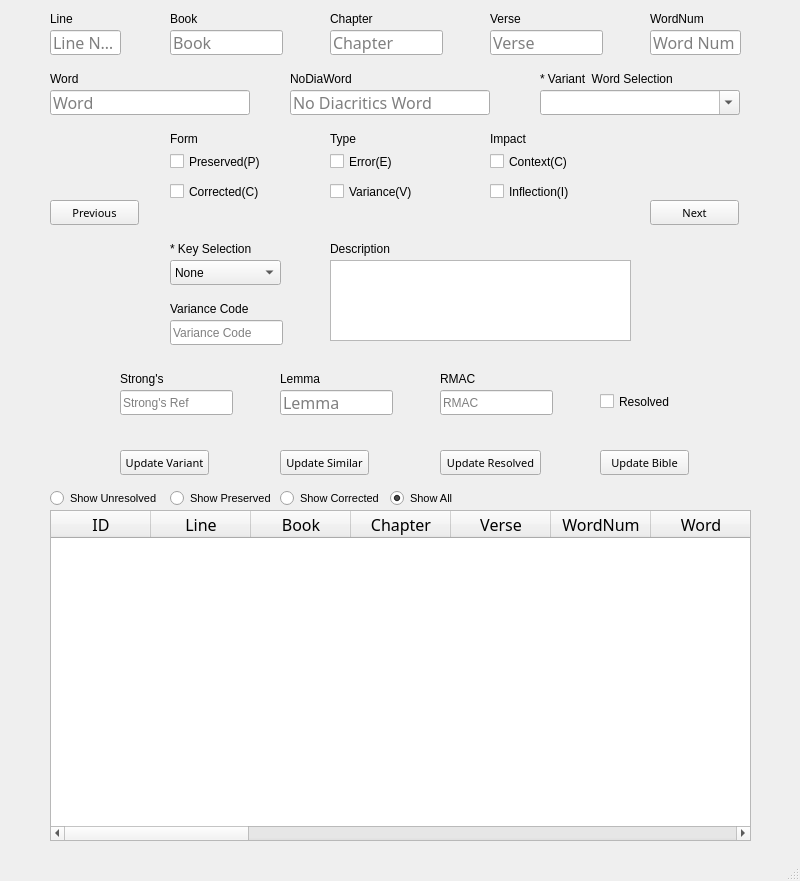
<?xml version="1.0" encoding="UTF-8"?>
<ui version="4.0">
 <class>MainWindow</class>
 <widget class="QMainWindow" name="MainWindow">
  <property name="geometry">
   <rect>
    <x>0</x>
    <y>0</y>
    <width>800</width>
    <height>881</height>
   </rect>
  </property>
  <property name="windowTitle">
   <string>Variant Resolution</string>
  </property>
  <widget class="QWidget" name="centralwidget">
   <widget class="QCheckBox" name="PreservedCkBox">
    <property name="geometry">
     <rect>
      <x>170</x>
      <y>150</y>
      <width>111</width>
      <height>23</height>
     </rect>
    </property>
    <property name="text">
     <string>Preserved(P)</string>
    </property>
   </widget>
   <widget class="QCheckBox" name="CorrectedCkBox">
    <property name="geometry">
     <rect>
      <x>170</x>
      <y>180</y>
      <width>111</width>
      <height>23</height>
     </rect>
    </property>
    <property name="text">
     <string>Corrected(C)</string>
    </property>
   </widget>
   <widget class="QLabel" name="FormLabel">
    <property name="geometry">
     <rect>
      <x>170</x>
      <y>130</y>
      <width>67</width>
      <height>17</height>
     </rect>
    </property>
    <property name="text">
     <string>Form</string>
    </property>
   </widget>
   <widget class="QLabel" name="TypeLabel">
    <property name="geometry">
     <rect>
      <x>330</x>
      <y>130</y>
      <width>67</width>
      <height>17</height>
     </rect>
    </property>
    <property name="text">
     <string>Type</string>
    </property>
   </widget>
   <widget class="QCheckBox" name="ErrorCkBox">
    <property name="geometry">
     <rect>
      <x>330</x>
      <y>150</y>
      <width>92</width>
      <height>23</height>
     </rect>
    </property>
    <property name="text">
     <string>Error(E)</string>
    </property>
   </widget>
   <widget class="QCheckBox" name="VarianceCkBox">
    <property name="geometry">
     <rect>
      <x>330</x>
      <y>180</y>
      <width>101</width>
      <height>23</height>
     </rect>
    </property>
    <property name="text">
     <string>Variance(V)</string>
    </property>
   </widget>
   <widget class="QLabel" name="ImpactLabel">
    <property name="geometry">
     <rect>
      <x>490</x>
      <y>130</y>
      <width>67</width>
      <height>17</height>
     </rect>
    </property>
    <property name="text">
     <string>Impact</string>
    </property>
   </widget>
   <widget class="QCheckBox" name="ContextCkBox">
    <property name="geometry">
     <rect>
      <x>490</x>
      <y>150</y>
      <width>92</width>
      <height>23</height>
     </rect>
    </property>
    <property name="text">
     <string>Context(C)</string>
    </property>
   </widget>
   <widget class="QCheckBox" name="InflectionCkBox">
    <property name="geometry">
     <rect>
      <x>490</x>
      <y>180</y>
      <width>101</width>
      <height>23</height>
     </rect>
    </property>
    <property name="text">
     <string>Inflection(I)</string>
    </property>
   </widget>
   <widget class="QLabel" name="ErrorCodeLabel">
    <property name="geometry">
     <rect>
      <x>170</x>
      <y>240</y>
      <width>111</width>
      <height>17</height>
     </rect>
    </property>
    <property name="text">
     <string>* Key Selection</string>
    </property>
   </widget>
   <widget class="QComboBox" name="ErrorCodeCombo">
    <property name="geometry">
     <rect>
      <x>170</x>
      <y>260</y>
      <width>111</width>
      <height>25</height>
     </rect>
    </property>
    <item>
     <property name="text">
      <string>None</string>
     </property>
    </item>
    <item>
     <property name="text">
      <string>Addition-A</string>
     </property>
    </item>
    <item>
     <property name="text">
      <string>Diacritic-D</string>
     </property>
    </item>
    <item>
     <property name="text">
      <string>RMAC-M</string>
     </property>
    </item>
    <item>
     <property name="text">
      <string>Omission-O</string>
     </property>
    </item>
    <item>
     <property name="text">
      <string>Punctuation-P</string>
     </property>
    </item>
    <item>
     <property name="text">
      <string>Strong's-S</string>
     </property>
    </item>
    <item>
     <property name="text">
      <string>Spelling-X</string>
     </property>
    </item>
    <item>
     <property name="text">
      <string>Spacing-Y</string>
     </property>
    </item>
    <item>
     <property name="text">
      <string>Printing-Z</string>
     </property>
    </item>
    <item>
     <property name="text">
      <string>Translation-T</string>
     </property>
    </item>
   </widget>
   <widget class="QTextEdit" name="DescriptionTextEdit">
    <property name="geometry">
     <rect>
      <x>330</x>
      <y>260</y>
      <width>301</width>
      <height>81</height>
     </rect>
    </property>
    <property name="font">
     <font>
      <family>FROMVS</family>
      <pointsize>12</pointsize>
     </font>
    </property>
    <property name="placeholderText">
     <string/>
    </property>
   </widget>
   <widget class="QLabel" name="StrongsLabel">
    <property name="geometry">
     <rect>
      <x>120</x>
      <y>370</y>
      <width>67</width>
      <height>17</height>
     </rect>
    </property>
    <property name="text">
     <string>Strong's</string>
    </property>
   </widget>
   <widget class="QLabel" name="LemmaLabel">
    <property name="geometry">
     <rect>
      <x>280</x>
      <y>370</y>
      <width>67</width>
      <height>17</height>
     </rect>
    </property>
    <property name="text">
     <string>Lemma</string>
    </property>
   </widget>
   <widget class="QLabel" name="RMACLabel">
    <property name="geometry">
     <rect>
      <x>440</x>
      <y>370</y>
      <width>67</width>
      <height>17</height>
     </rect>
    </property>
    <property name="text">
     <string>RMAC</string>
    </property>
   </widget>
   <widget class="QLabel" name="VarianceCodeLabel">
    <property name="geometry">
     <rect>
      <x>170</x>
      <y>300</y>
      <width>101</width>
      <height>17</height>
     </rect>
    </property>
    <property name="text">
     <string>Variance Code</string>
    </property>
   </widget>
   <widget class="QLabel" name="DescriptionLabel">
    <property name="geometry">
     <rect>
      <x>330</x>
      <y>240</y>
      <width>81</width>
      <height>17</height>
     </rect>
    </property>
    <property name="text">
     <string>Description</string>
    </property>
   </widget>
   <widget class="QLineEdit" name="VarianceCodeLE">
    <property name="geometry">
     <rect>
      <x>170</x>
      <y>320</y>
      <width>113</width>
      <height>25</height>
     </rect>
    </property>
    <property name="readOnly">
     <bool>true</bool>
    </property>
    <property name="placeholderText">
     <string>Variance Code</string>
    </property>
   </widget>
   <widget class="QLabel" name="VarWordSelLabel">
    <property name="geometry">
     <rect>
      <x>540</x>
      <y>70</y>
      <width>181</width>
      <height>17</height>
     </rect>
    </property>
    <property name="text">
     <string>* Variant  Word Selection</string>
    </property>
   </widget>
   <widget class="QComboBox" name="VarWordSelCombo">
    <property name="geometry">
     <rect>
      <x>540</x>
      <y>90</y>
      <width>200</width>
      <height>25</height>
     </rect>
    </property>
    <property name="font">
     <font>
      <family>FROMVS</family>
      <pointsize>12</pointsize>
     </font>
    </property>
    <property name="editable">
     <bool>true</bool>
    </property>
    <property name="currentText">
     <string/>
    </property>
    <property name="insertPolicy">
     <enum>QComboBox::InsertAtBottom</enum>
    </property>
    <property name="modelColumn">
     <number>0</number>
    </property>
   </widget>
   <widget class="QLineEdit" name="StrongsLE">
    <property name="geometry">
     <rect>
      <x>120</x>
      <y>390</y>
      <width>113</width>
      <height>25</height>
     </rect>
    </property>
    <property name="text">
     <string/>
    </property>
    <property name="readOnly">
     <bool>false</bool>
    </property>
    <property name="placeholderText">
     <string>Strong's Ref</string>
    </property>
   </widget>
   <widget class="QLineEdit" name="LemmaLE">
    <property name="geometry">
     <rect>
      <x>280</x>
      <y>390</y>
      <width>113</width>
      <height>25</height>
     </rect>
    </property>
    <property name="font">
     <font>
      <family>FROMVS</family>
      <pointsize>12</pointsize>
     </font>
    </property>
    <property name="readOnly">
     <bool>false</bool>
    </property>
    <property name="placeholderText">
     <string>Lemma</string>
    </property>
   </widget>
   <widget class="QLineEdit" name="RMACLE">
    <property name="geometry">
     <rect>
      <x>440</x>
      <y>390</y>
      <width>113</width>
      <height>25</height>
     </rect>
    </property>
    <property name="readOnly">
     <bool>false</bool>
    </property>
    <property name="placeholderText">
     <string>RMAC</string>
    </property>
   </widget>
   <widget class="QLineEdit" name="WordLE">
    <property name="geometry">
     <rect>
      <x>50</x>
      <y>90</y>
      <width>200</width>
      <height>25</height>
     </rect>
    </property>
    <property name="font">
     <font>
      <family>FROMVS</family>
      <pointsize>12</pointsize>
     </font>
    </property>
    <property name="readOnly">
     <bool>true</bool>
    </property>
    <property name="placeholderText">
     <string>Word</string>
    </property>
   </widget>
   <widget class="QLineEdit" name="NoDiaWordLE">
    <property name="geometry">
     <rect>
      <x>290</x>
      <y>90</y>
      <width>200</width>
      <height>25</height>
     </rect>
    </property>
    <property name="font">
     <font>
      <family>FROMVS</family>
      <pointsize>12</pointsize>
     </font>
    </property>
    <property name="readOnly">
     <bool>true</bool>
    </property>
    <property name="placeholderText">
     <string>No Diacritics Word</string>
    </property>
   </widget>
   <widget class="QLabel" name="WordLabel">
    <property name="geometry">
     <rect>
      <x>50</x>
      <y>70</y>
      <width>67</width>
      <height>17</height>
     </rect>
    </property>
    <property name="text">
     <string>Word</string>
    </property>
   </widget>
   <widget class="QLabel" name="NoDiaWordLabel">
    <property name="geometry">
     <rect>
      <x>290</x>
      <y>70</y>
      <width>81</width>
      <height>17</height>
     </rect>
    </property>
    <property name="text">
     <string>NoDiaWord</string>
    </property>
   </widget>
   <widget class="QPushButton" name="UpdateButton">
    <property name="geometry">
     <rect>
      <x>120</x>
      <y>450</y>
      <width>89</width>
      <height>25</height>
     </rect>
    </property>
    <property name="font">
     <font>
      <family>FROMVS</family>
      <pointsize>8</pointsize>
     </font>
    </property>
    <property name="text">
     <string>Update Variant</string>
    </property>
    <property name="icon">
     <iconset theme="up">
      <normaloff>../../../../../../../../../../../.designer/backup</normaloff>../../../../../../../../../../../.designer/backup</iconset>
    </property>
   </widget>
   <widget class="QPushButton" name="UpdateBibleButton">
    <property name="geometry">
     <rect>
      <x>600</x>
      <y>450</y>
      <width>89</width>
      <height>25</height>
     </rect>
    </property>
    <property name="font">
     <font>
      <family>FROMVS</family>
      <pointsize>8</pointsize>
     </font>
    </property>
    <property name="text">
     <string>Update Bible</string>
    </property>
    <property name="icon">
     <iconset theme="top">
      <normaloff>../../../../../../../../../../../.designer/backup</normaloff>../../../../../../../../../../../.designer/backup</iconset>
    </property>
   </widget>
   <widget class="QLabel" name="BookLabel">
    <property name="geometry">
     <rect>
      <x>170</x>
      <y>10</y>
      <width>67</width>
      <height>17</height>
     </rect>
    </property>
    <property name="text">
     <string>Book</string>
    </property>
   </widget>
   <widget class="QLabel" name="ChapterLabel">
    <property name="geometry">
     <rect>
      <x>330</x>
      <y>10</y>
      <width>67</width>
      <height>17</height>
     </rect>
    </property>
    <property name="text">
     <string>Chapter</string>
    </property>
   </widget>
   <widget class="QLabel" name="VerseLable">
    <property name="geometry">
     <rect>
      <x>490</x>
      <y>10</y>
      <width>67</width>
      <height>17</height>
     </rect>
    </property>
    <property name="text">
     <string>Verse</string>
    </property>
   </widget>
   <widget class="QLineEdit" name="BookLE">
    <property name="geometry">
     <rect>
      <x>170</x>
      <y>30</y>
      <width>113</width>
      <height>25</height>
     </rect>
    </property>
    <property name="font">
     <font>
      <family>FROMVS</family>
      <pointsize>12</pointsize>
     </font>
    </property>
    <property name="readOnly">
     <bool>true</bool>
    </property>
    <property name="placeholderText">
     <string>Book</string>
    </property>
   </widget>
   <widget class="QLineEdit" name="ChapterLE">
    <property name="geometry">
     <rect>
      <x>330</x>
      <y>30</y>
      <width>113</width>
      <height>25</height>
     </rect>
    </property>
    <property name="font">
     <font>
      <family>FROMVS</family>
      <pointsize>12</pointsize>
     </font>
    </property>
    <property name="readOnly">
     <bool>true</bool>
    </property>
    <property name="placeholderText">
     <string>Chapter</string>
    </property>
   </widget>
   <widget class="QLineEdit" name="VerseLE">
    <property name="geometry">
     <rect>
      <x>490</x>
      <y>30</y>
      <width>113</width>
      <height>25</height>
     </rect>
    </property>
    <property name="font">
     <font>
      <family>FROMVS</family>
      <pointsize>12</pointsize>
     </font>
    </property>
    <property name="readOnly">
     <bool>true</bool>
    </property>
    <property name="placeholderText">
     <string>Verse</string>
    </property>
   </widget>
   <widget class="QPushButton" name="PreviousButton">
    <property name="geometry">
     <rect>
      <x>50</x>
      <y>200</y>
      <width>89</width>
      <height>25</height>
     </rect>
    </property>
    <property name="font">
     <font>
      <family>FROMVS</family>
      <pointsize>8</pointsize>
     </font>
    </property>
    <property name="text">
     <string>Previous</string>
    </property>
    <property name="icon">
     <iconset theme="previous">
      <normaloff>../../../../../../../../../../../.designer/backup</normaloff>../../../../../../../../../../../.designer/backup</iconset>
    </property>
   </widget>
   <widget class="QPushButton" name="NextButton">
    <property name="geometry">
     <rect>
      <x>650</x>
      <y>200</y>
      <width>89</width>
      <height>25</height>
     </rect>
    </property>
    <property name="font">
     <font>
      <family>FROMVS</family>
      <pointsize>8</pointsize>
     </font>
    </property>
    <property name="text">
     <string>Next</string>
    </property>
    <property name="icon">
     <iconset theme="next">
      <normaloff>../../../../../../../../../../../.designer/backup</normaloff>../../../../../../../../../../../.designer/backup</iconset>
    </property>
   </widget>
   <widget class="QTableWidget" name="VarianceTable">
    <property name="geometry">
     <rect>
      <x>50</x>
      <y>510</y>
      <width>701</width>
      <height>331</height>
     </rect>
    </property>
    <property name="font">
     <font>
      <family>FROMVS</family>
      <pointsize>12</pointsize>
     </font>
    </property>
    <property name="selectionMode">
     <enum>QAbstractItemView::SingleSelection</enum>
    </property>
    <property name="selectionBehavior">
     <enum>QAbstractItemView::SelectRows</enum>
    </property>
    <column>
     <property name="text">
      <string>ID</string>
     </property>
    </column>
    <column>
     <property name="text">
      <string>Line</string>
     </property>
    </column>
    <column>
     <property name="text">
      <string>Book</string>
     </property>
    </column>
    <column>
     <property name="text">
      <string>Chapter</string>
     </property>
    </column>
    <column>
     <property name="text">
      <string>Verse</string>
     </property>
    </column>
    <column>
     <property name="text">
      <string>WordNum</string>
     </property>
    </column>
    <column>
     <property name="text">
      <string>Word</string>
     </property>
    </column>
    <column>
     <property name="text">
      <string>NoDiaWord</string>
     </property>
    </column>
    <column>
     <property name="text">
      <string>VarWord</string>
     </property>
    </column>
    <column>
     <property name="text">
      <string>Strong</string>
     </property>
    </column>
    <column>
     <property name="text">
      <string>RMAC</string>
     </property>
    </column>
    <column>
     <property name="text">
      <string>Lemma</string>
     </property>
    </column>
    <column>
     <property name="text">
      <string>ErrorCode</string>
     </property>
    </column>
    <column>
     <property name="text">
      <string>VarCode</string>
     </property>
    </column>
    <column>
     <property name="text">
      <string>Description</string>
     </property>
    </column>
    <column>
     <property name="text">
      <string>Preserved</string>
     </property>
    </column>
    <column>
     <property name="text">
      <string>Corrected</string>
     </property>
    </column>
    <column>
     <property name="text">
      <string>Error</string>
     </property>
    </column>
    <column>
     <property name="text">
      <string>Variance</string>
     </property>
    </column>
    <column>
     <property name="text">
      <string>Context</string>
     </property>
    </column>
    <column>
     <property name="text">
      <string>Inflection</string>
     </property>
    </column>
    <column>
     <property name="text">
      <string>Resolved</string>
     </property>
    </column>
   </widget>
   <widget class="QLineEdit" name="LineLE">
    <property name="geometry">
     <rect>
      <x>50</x>
      <y>30</y>
      <width>71</width>
      <height>25</height>
     </rect>
    </property>
    <property name="font">
     <font>
      <family>FROMVS</family>
      <pointsize>12</pointsize>
     </font>
    </property>
    <property name="readOnly">
     <bool>true</bool>
    </property>
    <property name="placeholderText">
     <string>Line Num</string>
    </property>
   </widget>
   <widget class="QLabel" name="LineLabel">
    <property name="geometry">
     <rect>
      <x>50</x>
      <y>10</y>
      <width>67</width>
      <height>17</height>
     </rect>
    </property>
    <property name="text">
     <string>Line</string>
    </property>
   </widget>
   <widget class="QLineEdit" name="WordNumLE">
    <property name="geometry">
     <rect>
      <x>650</x>
      <y>30</y>
      <width>91</width>
      <height>25</height>
     </rect>
    </property>
    <property name="font">
     <font>
      <family>FROMVS</family>
      <pointsize>12</pointsize>
     </font>
    </property>
    <property name="readOnly">
     <bool>true</bool>
    </property>
    <property name="placeholderText">
     <string>Word Num</string>
    </property>
   </widget>
   <widget class="QLabel" name="WordNumLabel">
    <property name="geometry">
     <rect>
      <x>650</x>
      <y>10</y>
      <width>71</width>
      <height>17</height>
     </rect>
    </property>
    <property name="text">
     <string>WordNum</string>
    </property>
   </widget>
   <widget class="QPushButton" name="UpdateSimButton">
    <property name="geometry">
     <rect>
      <x>280</x>
      <y>450</y>
      <width>89</width>
      <height>25</height>
     </rect>
    </property>
    <property name="font">
     <font>
      <family>FROMVS</family>
      <pointsize>8</pointsize>
     </font>
    </property>
    <property name="text">
     <string>Update Similar</string>
    </property>
    <property name="icon">
     <iconset theme="up">
      <normaloff>../../../../../../../../../../../.designer/backup</normaloff>../../../../../../../../../../../.designer/backup</iconset>
    </property>
   </widget>
   <widget class="QCheckBox" name="ResolvedCkBox">
    <property name="geometry">
     <rect>
      <x>600</x>
      <y>390</y>
      <width>92</width>
      <height>23</height>
     </rect>
    </property>
    <property name="text">
     <string>Resolved</string>
    </property>
   </widget>
   <widget class="QPushButton" name="ResolveButton">
    <property name="geometry">
     <rect>
      <x>440</x>
      <y>450</y>
      <width>101</width>
      <height>25</height>
     </rect>
    </property>
    <property name="font">
     <font>
      <family>FROMVS</family>
      <pointsize>8</pointsize>
     </font>
    </property>
    <property name="text">
     <string>Update Resolved</string>
    </property>
    <property name="icon">
     <iconset theme="top">
      <normaloff>../../../../../../../../../../../.designer/backup</normaloff>../../../../../../../../../../../.designer/backup</iconset>
    </property>
   </widget>
   <widget class="QRadioButton" name="allRadButton">
    <property name="geometry">
     <rect>
      <x>390</x>
      <y>490</y>
      <width>71</width>
      <height>16</height>
     </rect>
    </property>
    <property name="sizePolicy">
     <sizepolicy hsizetype="Minimum" vsizetype="Fixed">
      <horstretch>0</horstretch>
      <verstretch>0</verstretch>
     </sizepolicy>
    </property>
    <property name="font">
     <font>
      <pointsize>8</pointsize>
     </font>
    </property>
    <property name="text">
     <string>Show All</string>
    </property>
    <property name="checked">
     <bool>true</bool>
    </property>
   </widget>
   <widget class="QRadioButton" name="presRadButton">
    <property name="geometry">
     <rect>
      <x>170</x>
      <y>490</y>
      <width>111</width>
      <height>16</height>
     </rect>
    </property>
    <property name="sizePolicy">
     <sizepolicy hsizetype="Minimum" vsizetype="Fixed">
      <horstretch>0</horstretch>
      <verstretch>0</verstretch>
     </sizepolicy>
    </property>
    <property name="font">
     <font>
      <pointsize>8</pointsize>
     </font>
    </property>
    <property name="text">
     <string>Show Preserved</string>
    </property>
   </widget>
   <widget class="QRadioButton" name="unresRadButton">
    <property name="geometry">
     <rect>
      <x>50</x>
      <y>490</y>
      <width>111</width>
      <height>16</height>
     </rect>
    </property>
    <property name="sizePolicy">
     <sizepolicy hsizetype="Minimum" vsizetype="Fixed">
      <horstretch>0</horstretch>
      <verstretch>0</verstretch>
     </sizepolicy>
    </property>
    <property name="font">
     <font>
      <pointsize>8</pointsize>
     </font>
    </property>
    <property name="text">
     <string>Show Unresolved</string>
    </property>
    <property name="checked">
     <bool>false</bool>
    </property>
   </widget>
   <widget class="QRadioButton" name="corrRadButton">
    <property name="geometry">
     <rect>
      <x>280</x>
      <y>490</y>
      <width>111</width>
      <height>16</height>
     </rect>
    </property>
    <property name="sizePolicy">
     <sizepolicy hsizetype="Minimum" vsizetype="Fixed">
      <horstretch>0</horstretch>
      <verstretch>0</verstretch>
     </sizepolicy>
    </property>
    <property name="font">
     <font>
      <pointsize>8</pointsize>
     </font>
    </property>
    <property name="text">
     <string>Show Corrected</string>
    </property>
    <property name="checked">
     <bool>false</bool>
    </property>
   </widget>
  </widget>
  <widget class="QMenuBar" name="menubar">
   <property name="geometry">
    <rect>
     <x>0</x>
     <y>0</y>
     <width>800</width>
     <height>22</height>
    </rect>
   </property>
  </widget>
  <widget class="QStatusBar" name="statusbar"/>
 </widget>
 <resources/>
 <connections/>
</ui>
